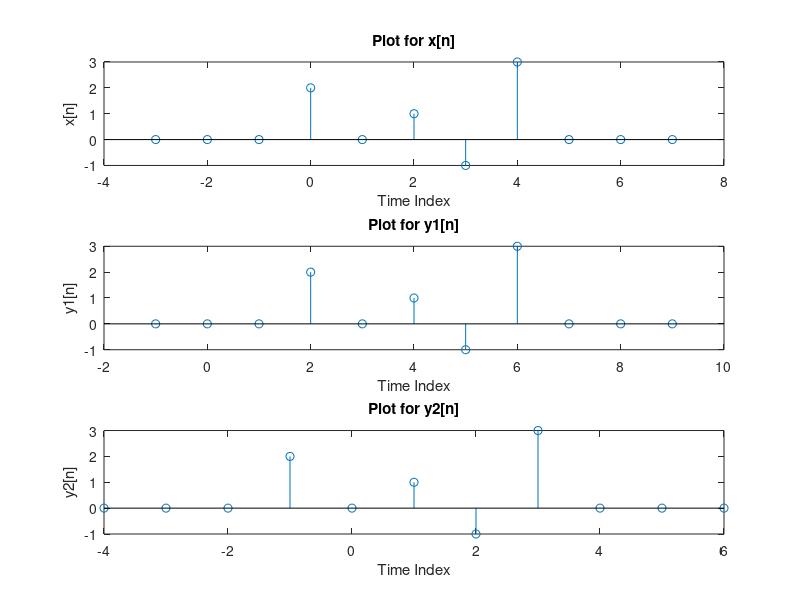
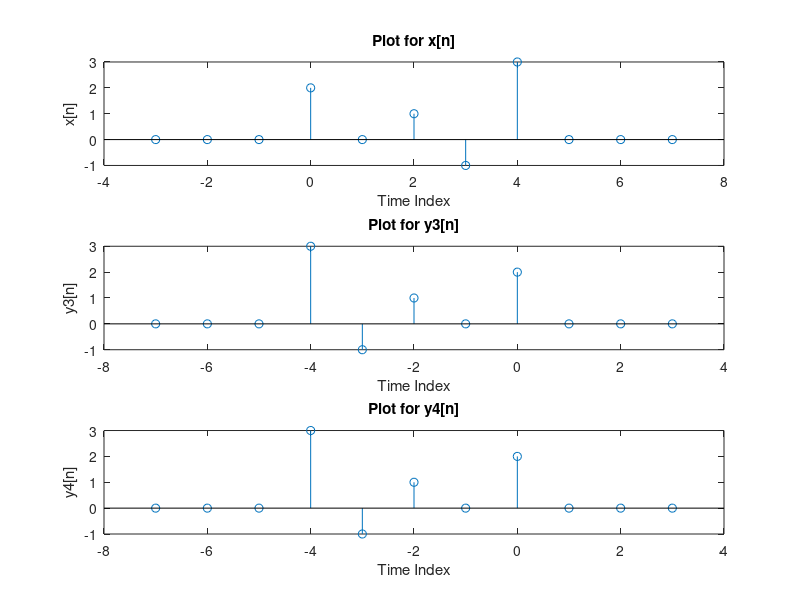

Reproduce these figures in MATLAB, in order.
function func_problem5()


% define the vector x
x = [0 0 0 2 0 1 -1 3 0 0 0];
% define the index for vector x 
nx = [-3 : 1 : 7];

% define the index for y1,y2,y3,y4
ny1 = [-3+2:1:7+2]; % for y1 = x[n-2]
ny2 = [-3-1:1:7-1]; % for y1 = x[n+1]
ny3 = [-7 : 1 : 3];
ny4 = [-7+1 : 1 : 3+1];


%plot x
figure(1),
    subplot(3,1,1)
    stem(nx,x)
    title('Plot for x[n]'),xlabel('Time Index'), ylabel('x[n]')

%plot y1
    subplot(3,1,2)
    stem(ny1,x)
    title('Plot for y1[n]'),xlabel('Time Index'), ylabel('y1[n]')
%plot y2
    subplot(3,1,3)
    stem(ny2,x)
    title('Plot for y2[n]'),xlabel('Time Index'), ylabel('y2[n]')
    
 %plot y3 - note : fliplr flips its argument from left to right
 figure(2)
    subplot(3,1,1)
    stem(nx,x)
    title('Plot for x[n]'),xlabel('Time Index'), ylabel('x[n]')
    
    subplot(3,1,2)
    stem(ny3,fliplr(x))
    title('Plot for y3[n]'),xlabel('Time Index'), ylabel('y3[n]')
    
%plot y4
    subplot(3,1,3)
    stem(ny3,fliplr(x))
    title('Plot for y4[n]'),xlabel('Time Index'), ylabel('y4[n]')    